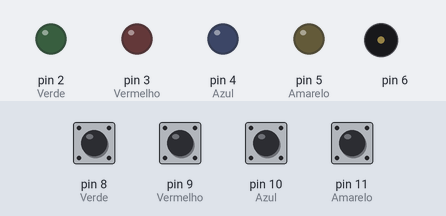
A sketch run on a simulated Arduino Uno, built with avr-gcc and run on an emulated ATmega328P. Parts: output pins drawn as LEDs (lit = HIGH), buzzer (waves = sounding). The inputs (shaded band) are chosen by the test bench; at power-on: pin 8 (Verde), pin 9 (Vermelho), pin 10 (Azul), pin 11 (Amarelo) HIGH.

Above: at 1.2 s.
1.3 s: pin 8 (Verde) pulled LOW for 0.15 s
At 1.37 s:
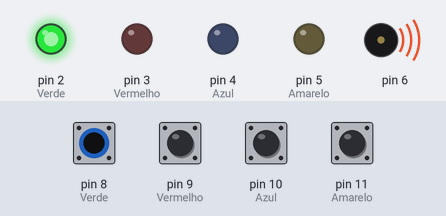
2.9 s: pin 9 (Vermelho) pulled LOW for 0.15 s
At 2.97 s:
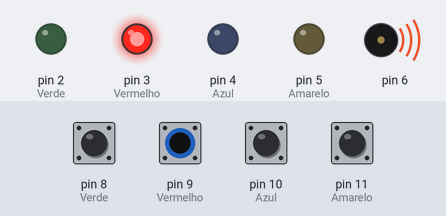
4.5 s: pin 10 (Azul) pulled LOW for 0.15 s
At 4.57 s:
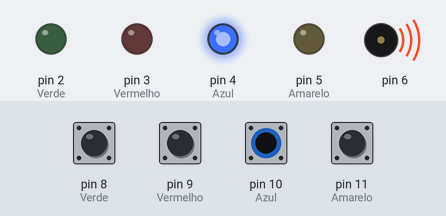
6.1 s: pin 11 (Amarelo) pulled LOW for 0.15 s
At 6.17 s:
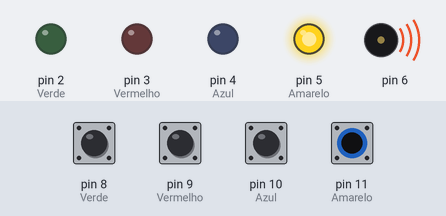
Timing chart, 0 to 8.7 s (numbered marks = the images above; inputs shaded):
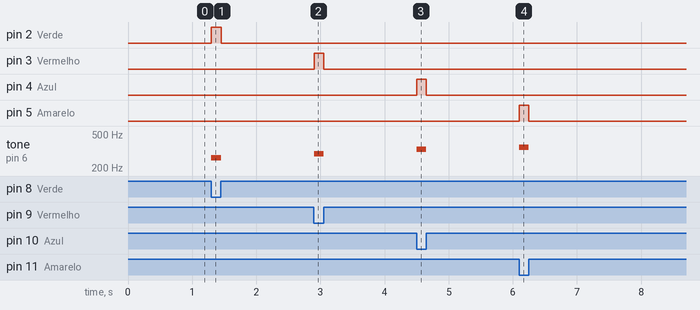

Measured:
- after the input at 1.3 s, pin 2 (Verde): LOW → HIGH at once, → LOW 0.15 s later; tone on pin 6: silent → 262 Hz at once, → silent 0.15 s later
- after the input at 2.9 s, pin 3 (Vermelho): LOW → HIGH at once, → LOW 0.15 s later; tone on pin 6: silent → 294 Hz at once, → silent 0.15 s later
- after the input at 4.5 s, pin 4 (Azul): LOW → HIGH at once, → LOW 0.15 s later; tone on pin 6: silent → 330 Hz at once, → silent 0.15 s later
- after the input at 6.1 s, pin 5 (Amarelo): LOW → HIGH at once, → LOW 0.15 s later; tone on pin 6: silent → 349 Hz at once, → silent 0.15 s later

The sketch:

pianinho-arduino.ino
```cpp
/**
  Jogo GENIUS
  @author Professor José de Assis
*/

void setup() {
  //Leds
  pinMode(2, OUTPUT);  //Verde
  pinMode(3, OUTPUT);  //Vermelho
  pinMode(4, OUTPUT);  //Azul
  pinMode(5, OUTPUT);  //Amarelo
  //Buzzer
  pinMode(6, OUTPUT);
  //Botões
  pinMode(8, INPUT_PULLUP);   //Verde
  pinMode(9, INPUT_PULLUP);   //Vermelho
  pinMode(10, INPUT_PULLUP);  //Azul
  pinMode(11, INPUT_PULLUP);  //Amarelo
}

void loop() {
  int btn1 = digitalRead(8);
  int btn2 = digitalRead(9);
  int btn3 = digitalRead(10);
  int btn4 = digitalRead(11);
  if (btn1 == 0) {
    tone(6, 262);  //Dó
    digitalWrite(2, 1);
  } else if (btn2 == 0) {
    tone(6, 294);  //Ré
    digitalWrite(3, 1);
  } else if (btn3 == 0) {
    tone(6, 330);  //Mi
    digitalWrite(4, 1);
  } else if (btn4 == 0) {
    tone(6, 349);  //Fá
    digitalWrite(5, 1);
  } else {
    noTone(6);
    digitalWrite(2, 0);
    digitalWrite(3, 0);
    digitalWrite(4, 0);
    digitalWrite(5, 0);
  }
}
```
